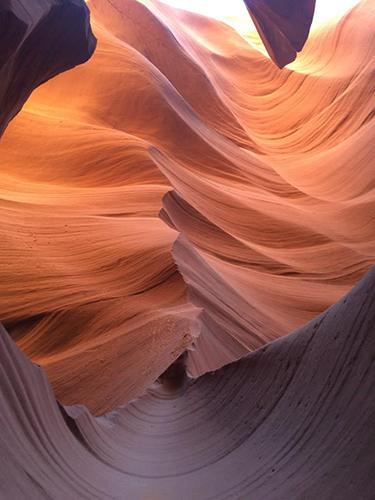
#> input picture histsearch/dataset/antelopecanyon_01.png, 375 x 500 px; its folder holds only this picture in this run
$ python search_shirts.py --dataset ../../histsearch/dataset --query ../../histsearch/dataset/antelopecanyon_01.png
#> lines starting #> are read from the running program, lines starting #| are printed output that depends on the picture
### src/shirt_search/descriptors/localbinarypatterns.py
from skimage import feature
import numpy as np


class LocalBinaryPatterns(object):
    def __init__(self, numPoints, radius):
        self.numPoints = numPoints
        self.radius = radius

    def describe(self, image, eps=1e-7):
        lbp = feature.local_binary_pattern(image, self.numPoints, self.radius, method='uniform')
        (hist, _) = np.histogram(lbp.ravel(), bins=range(0, self.numPoints + 3), range=(0, self.numPoints + 2))
        hist = hist.astype(float)
        hist /= (hist.sum() + eps)
        return hist

### src/shirt_search/search_shirts.py
from __future__ import print_function
from descriptors.localbinarypatterns import LocalBinaryPatterns
from imutils import paths

import numpy as np
import cv2
import argparse
import logging

logging.basicConfig(format='%(levelname)s:%(message)s', level=logging.DEBUG)

ap = argparse.ArgumentParser()
ap.add_argument("-d", "--dataset", required=True, help="path to dataset")
ap.add_argument("-q", "--query", required=True, help="path to the query image")
args = vars(ap.parse_args())

desc = LocalBinaryPatterns(24, 8)
index = {}

for imagePath in paths.list_images(args["dataset"]):
    image = cv2.imread(imagePath)
#> image is the input picture: shape (500, 375, 3); mean B, G, R 80.9, 93.6, 154
    gray = cv2.cvtColor(image, cv2.COLOR_BGR2GRAY)
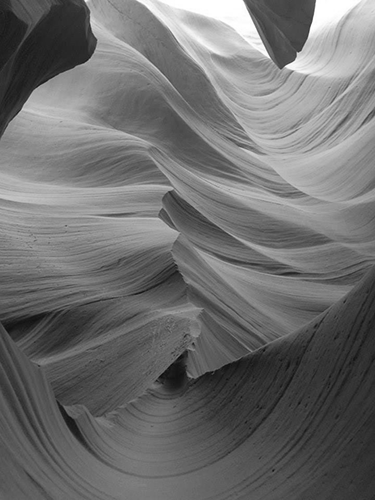
#> gray: shape (500, 375); min 9, max 255, mean 110.2
    hist = desc.describe(gray)
#> in describe, `lbp = feature.local_binary_pattern(image, self.numPoints, self.radius,..`:
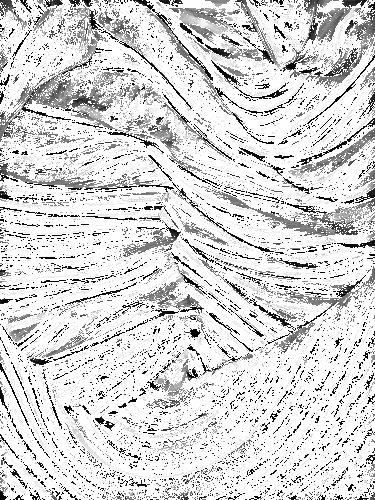
#> lbp: shape (500, 375) float64; min 0, max 25, mean 21.1; drawn with min black and max white
#> in describe, `(hist, _) = np.histogram(lbp.ravel(), bins=range(0, self.numPoints + 3..`: hist = 26 values, max 131160 at index 25, min 758 at index 18, mean 7211.5
#> in describe, `hist /= (hist.sum() + eps)`: hist = 26 values, max 0.7 at index 25, min 0.00404 at index 18, mean 0.0385
    filename = imagePath[imagePath.rfind("/") + 1:]
    index[filename] = hist

query = cv2.imread(args["query"])
queryFeatures = desc.describe(cv2.cvtColor(query, cv2.COLOR_BGR2GRAY))
#> queryFeatures has the same summary as hist in describe
cv2.imshow("query", query)
results = {}

for (k, features) in index.items():
    d = 0.5 * np.sum(((features - queryFeatures) ** 2) / (features + queryFeatures + 1e-10))
    results[k] = d
#> this loop made 1 pass
#> (k, d) on pass 1: ('antelopecanyon_01.png', 0)
#> after the loop, results = {'antelopecanyon_01.png': 0}

logging.debug(d)

results = sorted([(v, k) for (k, v) in results.items()])[:3]
#> results = [(0, 'antelopecanyon_01.png')]

for i, (score, filename) in enumerate(results):
    print("#%d. %s: %.4f" % (i + 1, filename, score))
#| #1. antelopecanyon_01.png: 0.0000
    image = cv2.imread(args["dataset"] + "/" + filename)
    cv2.imshow("Result #{}".format(i + 1), image)
    cv2.waitKey(0)


# python search_shirts.py --dataset shirts --query queries/query_02.jpg

$ run again, on histsearch/dataset/antelopecanyon_05.png
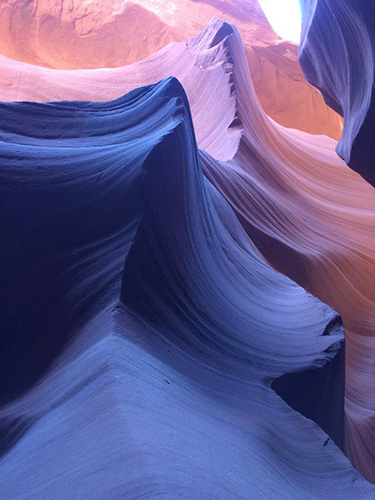
#> input picture histsearch/dataset/antelopecanyon_05.png, 375 x 500 px
#> image is the input picture: shape (500, 375, 3); mean B, G, R 143.9, 91.5, 100.3
#> `gray = cv2.cvtColor(image, cv2.COLOR_BGR2GRAY)`:
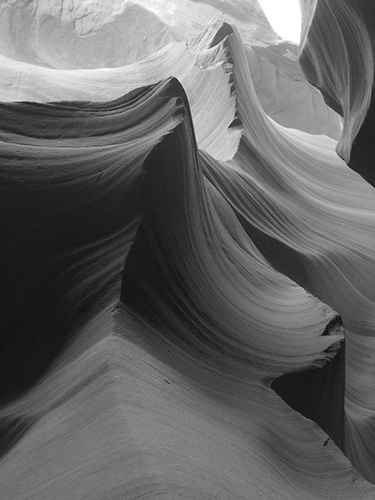
#> gray: shape (500, 375); min 14, max 255, mean 100.1
#> in describe, `lbp = feature.local_binary_pattern(image, self.numPoints, self.radius,..`:
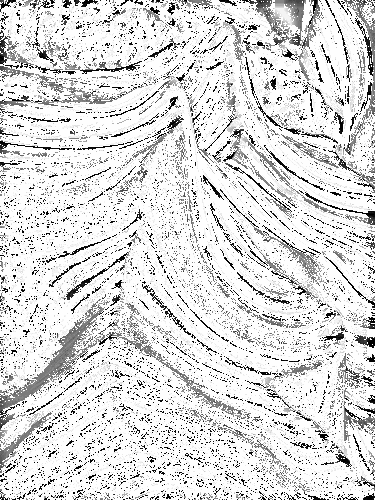
#> lbp: shape (500, 375) float64; min 0, max 25, mean 21.4; drawn with min black and max white
#> in describe, `(hist, _) = np.histogram(lbp.ravel(), bins=range(0, self.numPoints + 3..`: hist = 26 values, max 136037 at index 25, min 576 at index 18, mean 7211.5
#> in describe, `hist /= (hist.sum() + eps)`: hist = 26 values, max 0.726 at index 25, min 0.00307 at index 18, mean 0.0385
#> queryFeatures has the same summary as hist in describe
#> the loop `for (k, features) in index.items():` made 1 pass
#> (k, d) on pass 1: ('antelopecanyon_05.png', 0)
#> after the loop `for (k, features) in index.items():`: results = {'antelopecanyon_05.png': 0}
#> `results = sorted([(v, k) for (k, v) in results.items()])[:3]`: results = [(0, 'antelopecanyon_05.png')]
#| #1. antelopecanyon_05.png: 0.0000

$ run again, on histsearch/dataset/grandcanyon_02.png
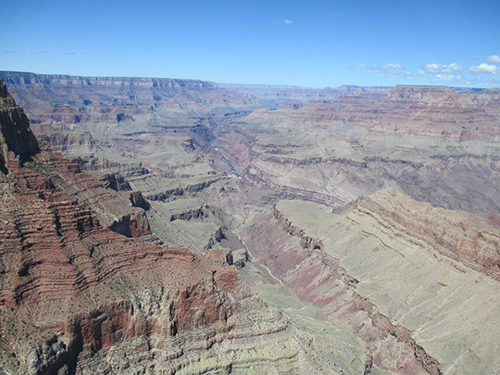
#> input picture histsearch/dataset/grandcanyon_02.png, 500 x 375 px
#> image is the input picture: shape (375, 500, 3); mean B, G, R 162, 148.8, 139.7
#> `gray = cv2.cvtColor(image, cv2.COLOR_BGR2GRAY)`:
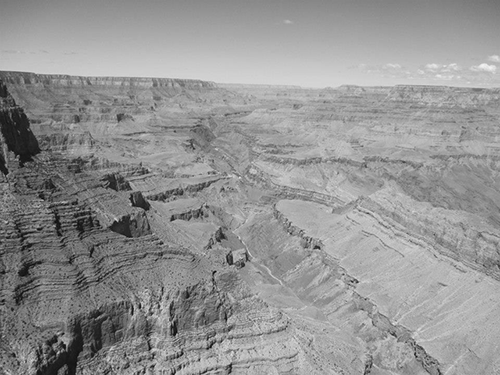
#> gray: shape (375, 500); min 3, max 242, mean 147.6
#> in describe, `lbp = feature.local_binary_pattern(image, self.numPoints, self.radius,..`:
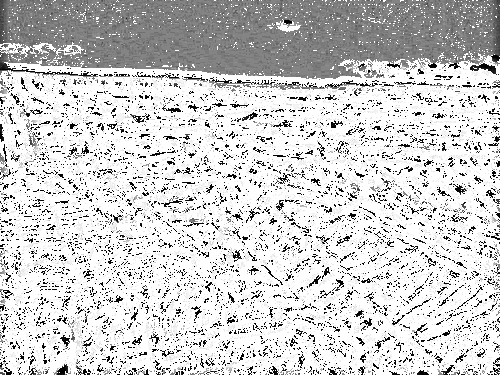
#> lbp: shape (375, 500) float64; min 0, max 25, mean 20.2; drawn with min black and max white
#> in describe, `(hist, _) = np.histogram(lbp.ravel(), bins=range(0, self.numPoints + 3..`: hist = 26 values, max 119059 at index 25, min 215 at index 6, mean 7211.5
#> in describe, `hist /= (hist.sum() + eps)`: hist = 26 values, max 0.635 at index 25, min 0.00115 at index 6, mean 0.0385
#> queryFeatures has the same summary as hist in describe
#> the loop `for (k, features) in index.items():` made 1 pass
#> (k, d) on pass 1: ('grandcanyon_02.png', 0)
#> after the loop `for (k, features) in index.items():`: results = {'grandcanyon_02.png': 0}
#> `results = sorted([(v, k) for (k, v) in results.items()])[:3]`: results = [(0, 'grandcanyon_02.png')]
#| #1. grandcanyon_02.png: 0.0000

$ run again, on histsearch/dataset/antelopecanyon_02.png
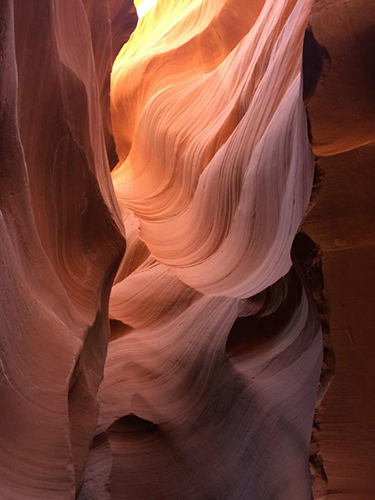
#> input picture histsearch/dataset/antelopecanyon_02.png, 375 x 500 px
#> image is the input picture: shape (500, 375, 3); mean B, G, R 54.5, 67.2, 119.7
#> `gray = cv2.cvtColor(image, cv2.COLOR_BGR2GRAY)`:
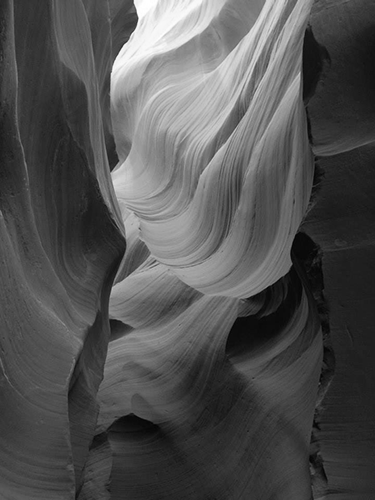
#> gray: shape (500, 375); min 3, max 255, mean 81.4
#> in describe, `lbp = feature.local_binary_pattern(image, self.numPoints, self.radius,..`:
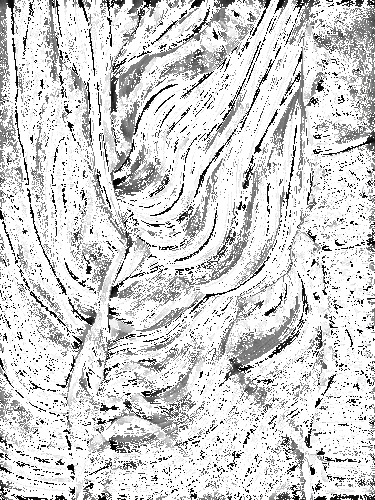
#> lbp: shape (500, 375) float64; min 0, max 25, mean 20.7; drawn with min black and max white
#> in describe, `(hist, _) = np.histogram(lbp.ravel(), bins=range(0, self.numPoints + 3..`: hist = 26 values, max 124928 at index 25, min 992 at index 6, mean 7211.5
#> in describe, `hist /= (hist.sum() + eps)`: hist = 26 values, max 0.666 at index 25, min 0.00529 at index 6, mean 0.0385
#> queryFeatures has the same summary as hist in describe
#> the loop `for (k, features) in index.items():` made 1 pass
#> (k, d) on pass 1: ('antelopecanyon_02.png', 0)
#> after the loop `for (k, features) in index.items():`: results = {'antelopecanyon_02.png': 0}
#> `results = sorted([(v, k) for (k, v) in results.items()])[:3]`: results = [(0, 'antelopecanyon_02.png')]
#| #1. antelopecanyon_02.png: 0.0000
